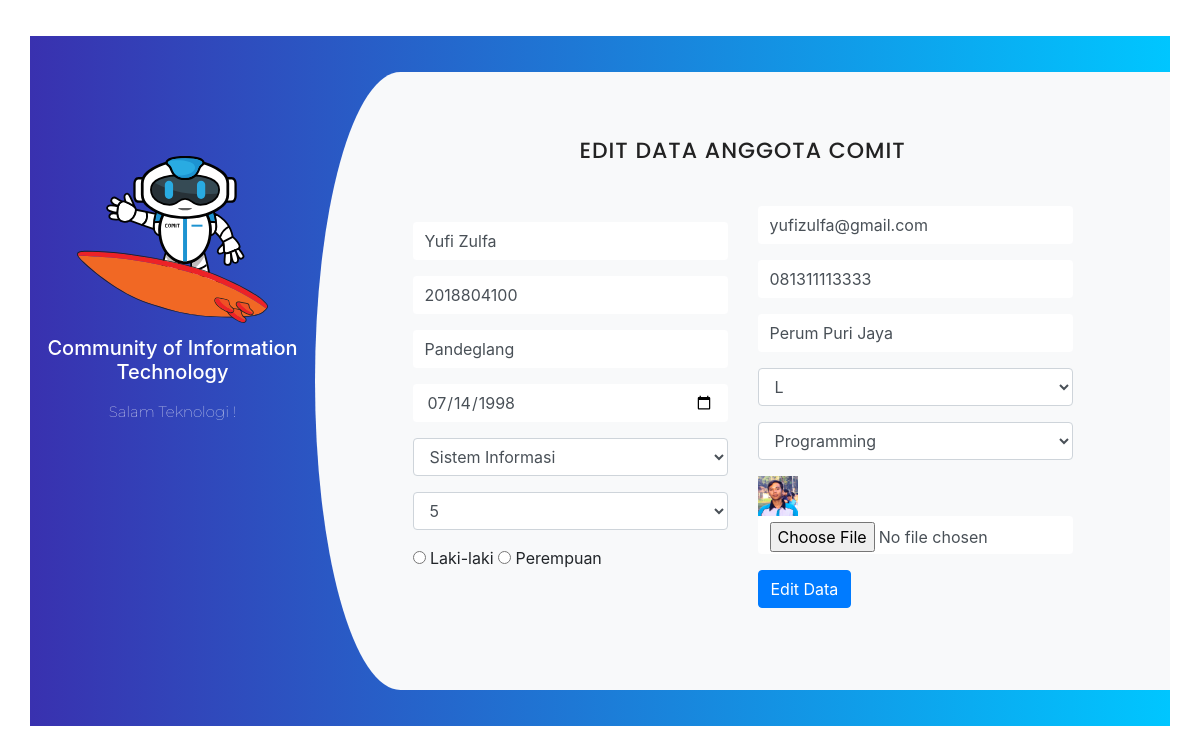
Page /edit.php?id=12 (signed in) on the committed database.
### tables this page shows
CREATE TABLE `members` (
  `id` int(11) NOT NULL,
  `name` varchar(50) NOT NULL,
  `npm` char(10) NOT NULL,
  `place_of_birth` varchar(30) NOT NULL,
  `date_of_birth` date NOT NULL,
  `major` varchar(30) NOT NULL,
  `semester` varchar(1) NOT NULL,
  `gender` varchar(10) NOT NULL,
  `email` varchar(50) NOT NULL,
  `whatsapp` char(13) NOT NULL,
  `address` varchar(100) NOT NULL,
  `uniform_size` varchar(5) NOT NULL,
  `skill` varchar(30) NOT NULL,
  `image` varchar(50) NOT NULL
);

### functions.php (called while the page is built, shortened)
<?php
$conn = mysqli_connect("localhost", "root", "", "comit");
function query($query)
{
    global $conn;
    $result = mysqli_query($conn, $query);
    $rows = [];
    while ($row = mysqli_fetch_assoc($result)) {
        $rows[] = $row;
    }
    return $rows;
}

### edit.php (the view, shortened to what this page needs)
<?php
require 'functions.php';
$id = $_GET["id"];
$member = query("SELECT * FROM members WHERE id = $id")[0];
?>
<!DOCTYPE html>
<html lang="en">
<head>
    <link rel="stylesheet" type="text/css" href="vendor/bootstrap/css/bootstrap.min.css">
    <link rel="stylesheet" type="text/css" href="fonts/font-awesome-4.7.0/css/font-awesome.min.css">
    <link rel="stylesheet" type="text/css" href="fonts/themify/themify-icons.css">
    <link rel="stylesheet" type="text/css" href="vendor/animate/animate.css">
    <link rel="stylesheet" type="text/css" href="vendor/css-hamburgers/hamburgers.min.css">
    <link rel="stylesheet" type="text/css" href="vendor/animsition/css/animsition.min.css">
    <link rel="stylesheet" type="text/css" href="vendor/select2/select2.min.css">
    <link rel="stylesheet" type="text/css" href="vendor/daterangepicker/daterangepicker.css">
    <link rel="stylesheet" type="text/css" href="vendor/slick/slick.css">
    <link rel="stylesheet" type="text/css" href="vendor/lightbox2/css/lightbox.min.css">
    <link rel="stylesheet" type="text/css" href="css/main.css">
    <link rel="stylesheet" type="text/css" href="css/util.css">
    <link rel="stylesheet" href="https://maxcdn.bootstrapcdn.com/bootstrap/4.3.1/css/bootstrap.min.css">
</head>
<body>
    <div class="container register">
        <div class="row">
            <div class="col-md-3 register-left">
                <img src="images/icons/Robocom.svg" alt="Robocom" />
                <h5>Community of Information Technology</h5>
                <p>Salam Teknologi !</p>
            </div>
            <div class="col-md-9 register-right">
                <div class="tab-content" id="myTabContent">
                    <div class="tab-pane fade show active" id="home" role="tabpanel" aria-labelledby="home-tab">
                        <h3 class="register-heading title-register">Edit Data Anggota COMIT</h3>
                        <div class="row register-form">
                            <div class="col-md-6">
                                <form action="" method="post" enctype="multipart/form-data">
                                    <div class="form-group">
                                        <input type="text" name="name" class="form-control"
                                            value="<?= $member["name"]; ?>" required>
                                    </div>
                                    <div class="form-group">
                                        <input type="number" name="npm" class="form-control"
                                            value="<?= $member["npm"]; ?>" required>
                                    </div>
                                    <div class="form-group">
                                        <input type="text" name="place_of_birth" class="form-control"
                                            value="<?= $member["place_of_birth"]; ?>" required>
                                    </div>
                                    <div class="form-group">
                                        <input type="date" name="date_of_birth" class="form-control"
                                            value="<?= $member["date_of_birth"]; ?>" required>
                                    </div>
                                    <div class="form-group">
                                        <select name="major" class="form-control" required>
                                            <option class="hidden" selected disabled><?= $member["major"]; ?>
                                            </option>
                                        </select>
                                    </div>
                                    <div class="form-group">
                                        <select name="semester" class="form-control" required>
                                            <option class="hidden" selected disabled><?= $member["semester"]; ?>
                                            </option>
                                        </select>
                                    </div>
                                    <div class="form-group">
                                        <div class="maxl">
                                            <label class="radio inline">
                                                <input type="radio" name="gender" value="L">
                                                <span> Laki-laki </span>
                                            </label>
                                            <label class="radio inline">
                                                <input type="radio" name="gender" value="P">
                                                <span> Perempuan</span>
                                            </label>
                                        </div>
                                    </div>
                            </div>
                            <div class="col-md-6">
                                <div class="form-group">
                                    <input type="email" name="email" class="form-control"
                                        value="<?= $member["email"]; ?>" required>
                                </div>
                                <div class="form-group">
                                    <input type="number" name="whatsapp" minlength="10" maxlength="13"
                                        class="form-control" value="<?= $member["whatsapp"]; ?>" required>
                                </div>
                                <div class="form-group">
                                    <input type="text" name="address" class="form-control"
                                        value="<?= $member["address"]; ?>" required>
                                </div>
                                <div class="form-group">
                                    <select name="uniform_size" class="form-control" required>
                                        <option class="hidden" selected disabled><?= $member["uniform_size"] ?>
                                        </option>
                                    </select>
                                </div>
                                <div class="form-group">
                                    <select name="skill" class="form-control" required>
                                        <option class="hidden" selected disabled><?= $member["skill"] ?>
                                        </option>
                                    </select>
                                </div>
                                <div class="form-group">
                                    <img src="img/<?= $member['image']; ?>" width="40">
                                    <input type="file" name="image" class="form-control">
                                </div>
                                <button type="submit" name="submit" class="btn btn-primary">Edit Data</button>
                            </div>
                        </div>
                    </div>
                </div>
            </div>
        </div>
    </div>
</body>
</html>

### css/main.css (style rules this page uses)
* { margin: 0px; padding: 0px; box-sizing: border-box; }
body, html { height: 100%; font-family: Montserrat, sans-serif; font-weight: 400; }
h1, h2, h3, h4, h5, h6 { margin: 0px; }
p { font-family: Montserrat; font-weight: 400; font-size: 15px; line-height: 1.7; color: #=grey; margin: 0px; }
input { outline: none; border: none !important; }
button { outline: none !important; border: none; background: transparent; }
.container { max-width: 1200px; }
input[type="date"i] { padding: 14px; }
body { padding-right: 0px !important; }
.register { background: -webkit-linear-gradient(left, #3931af, #00c6ff); margin-top: 3%; padding: 3%; }
.register-left { text-align: center; color: #fff; margin-top: 4%; }
.register-right { background: #f8f9fa; border-top-left-radius: 10% 50%; border-bottom-left-radius: 10% 50%; }
.register-left img { margin-top: 15%; margin-bottom: 5%; width: 75%; -webkit-animation: mover 2s infinite alternate; animation: mover 1s infinite alternate; }
.register-left p { font-weight: lighter; padding: 12%; margin-top: -9%; }
.register .register-form { padding: 10%; margin-top: 10%; }
.register-heading { text-align: center; margin-top: 8%; margin-bottom: -15%; color: #495057; }

### rows in the picture
members: name "Yufi Zulfa", npm "2018804100", place_of_birth "Pandeglang", date_of_birth "07/14/1998", major "Sistem Informasi", semester "5", email "yufizulfa@gmail.com", whatsapp "081311113333", address "Perum Puri Jaya", uniform_size "L", skill "Programming", image (picture)
